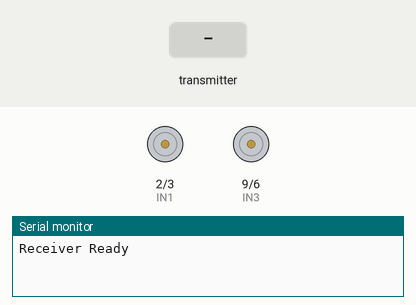
Simulated run of this sketch. Board: Arduino Uno, built with avr-gcc and run on an emulated ATmega328P. On the bench: motor-driver pin pairs drawn as motors (green arrow = first pin HIGH = forward, orange = second pin HIGH = backward, longer = more drive, scaled by the enable pin), the last lines printed to the serial monitor. Inputs (shaded band) come from the test bench. No radio packets arrive unless stated.

Above: at 1.2 s.
1.3 s: the transmitter starts sending forward = 0
At 2.3 s:
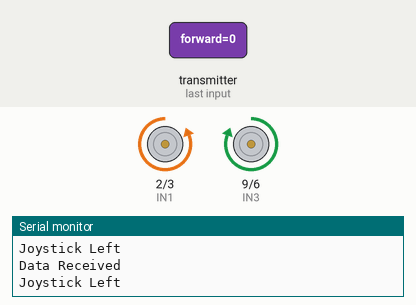
2.8 s: the transmitter starts sending reverse = 1
At 3.5 s:
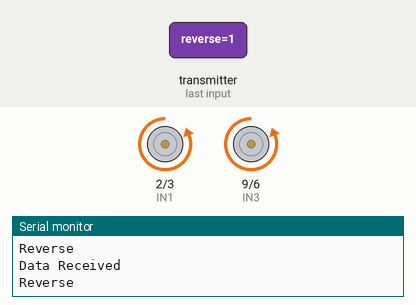
4.3 s: the transmitter starts sending forward = 1
At 4.7 s:
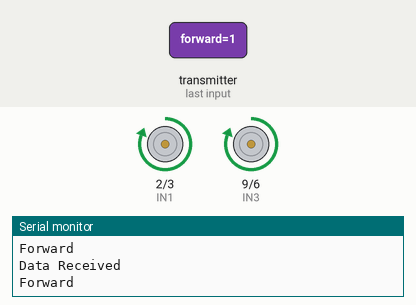
5.8 s: the transmitter starts sending joystickY = 256
At 7.0 s:
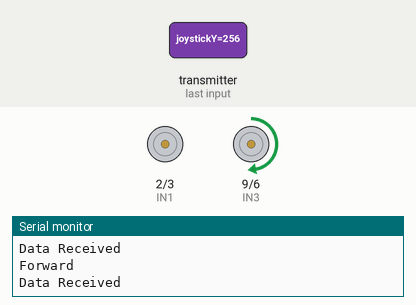
7.3 s: the transmitter starts sending joystickY = 0
At 8.2 s:
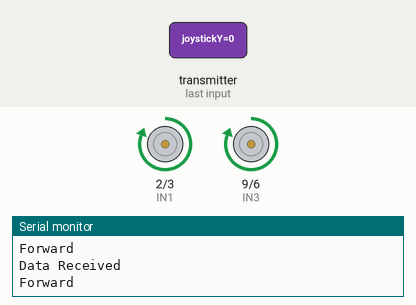
8.8 s: the transmitter starts sending joystickY = 512
At 9.3 s:
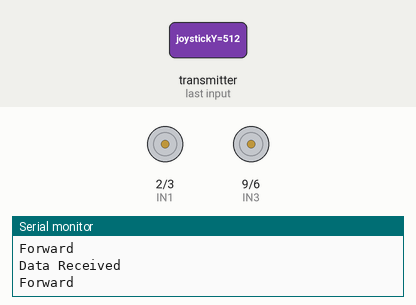
Timing chart, 0 to 11.3 s (numbered marks = the images above; inputs shaded):
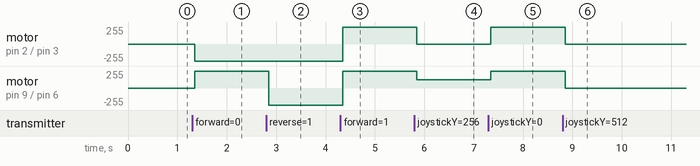

The sketch:

Reckiver_side.ino
```cpp
#include <SPI.h>
#include <RF24.h>
#include <printf.h>

RF24 radio(7, 8);  // CE, CSN
byte addresses[][6] = {"1Node", "2Node"};

struct ControlData {
  bool forward;
  bool reverse;
  bool right;
  bool left;
  int joystickX;
  int joystickY;
};

ControlData control;

const int ENA =4 ;
const int IN1 = 2;
const int IN2 = 3;
const int ENB = 10;
const int IN3 = 9;
const int IN4 = 6;

void setup() {
  Serial.begin(9600);
  pinMode(ENA, OUTPUT);
  pinMode(IN1, OUTPUT);
  pinMode(IN2, OUTPUT);
  pinMode(ENB, OUTPUT);
  pinMode(IN3, OUTPUT);
  pinMode(IN4, OUTPUT);

  radio.begin();
  printf_begin();
  radio.setPALevel(RF24_PA_HIGH);
  radio.openWritingPipe(addresses[1]);
  radio.openReadingPipe(1, addresses[0]);
  radio.startListening();

  Serial.println("Receiver Ready");
}

void controlMotors(bool leftFwd, bool leftRev, bool rightFwd, bool rightRev, int speed) {
  analogWrite(ENA, speed);
  analogWrite(ENB, speed);

  digitalWrite(IN1, leftFwd);
  digitalWrite(IN2, leftRev);
  digitalWrite(IN3, rightFwd);
  digitalWrite(IN4, rightRev);
}

void loop() {
  if (radio.available()) {
    radio.read(&control, sizeof(control));
    Serial.println("Data Received");

    int speed = map(abs(control.joystickY - 512), 0, 512, 0, 255);

    if (control.forward) {
      controlMotors(HIGH, LOW, HIGH, LOW, speed);
      Serial.println("Forward");
    }
    else if (control.reverse) {
      controlMotors(LOW, HIGH, LOW, HIGH, speed);
      Serial.println("Reverse");
    }
    else if (control.right) {
      controlMotors(HIGH, LOW, LOW, HIGH, speed);
      Serial.println("Right");
    }
    else if (control.left) {
      controlMotors(LOW, HIGH, HIGH, LOW, speed);
      Serial.println("Left");
    }
    else {
      int xVal = control.joystickX;
      int yVal = control.joystickY;

      if (xVal > 600) {
        controlMotors(HIGH, LOW, LOW, HIGH, speed);  // Turn Right
        Serial.println("Joystick Right");
      }
      else if (xVal < 400) {
        controlMotors(LOW, HIGH, HIGH, LOW, speed);  // Turn Left
        Serial.println("Joystick Left");
      }
      else if (yVal > 600) {
        controlMotors(HIGH, LOW, HIGH, LOW, speed);  // Forward
        Serial.println("Joystick Forward");
      }
      else if (yVal < 400) {
        controlMotors(LOW, HIGH, LOW, HIGH, speed);  // Reverse
        Serial.println("Joystick Reverse");
      }
      else {
        controlMotors(LOW, LOW, LOW, LOW, 0);  // Stop
        Serial.println("Stop");
      }
    }
  }
  delay(50);
}
```

Measured:
- after the input at 1.3 s, motor on pin 2 (IN1) / pin 3 (IN2): stopped → backward 255/255 after 0.05 s; motor on pin 9 (IN3) / pin 6 (IN4): stopped → forward 255/255 after 0.05 s
- after the input at 2.8 s, motor on pin 9 (IN3) / pin 6 (IN4): forward 255/255 → backward 255/255 after 0.05 s
- after the input at 4.3 s, motor on pin 2 (IN1) / pin 3 (IN2), motor on pin 9 (IN3) / pin 6 (IN4): backward 255/255 → forward 255/255 after 0.05 s
- after the input at 5.8 s, motor on pin 2 (IN1) / pin 3 (IN2): forward 255/255 → stopped after 0.05 s; motor on pin 9 (IN3) / pin 6 (IN4): forward 255/255 → forward 127/255 after 0.05 s
- after the input at 7.3 s, motor on pin 2 (IN1) / pin 3 (IN2): stopped → forward 255/255 after 0.05 s; motor on pin 9 (IN3) / pin 6 (IN4): forward 127/255 → forward 255/255 after 0.05 s
- after the input at 8.8 s, motor on pin 2 (IN1) / pin 3 (IN2), motor on pin 9 (IN3) / pin 6 (IN4): forward 255/255 → stopped after 0.05 s
